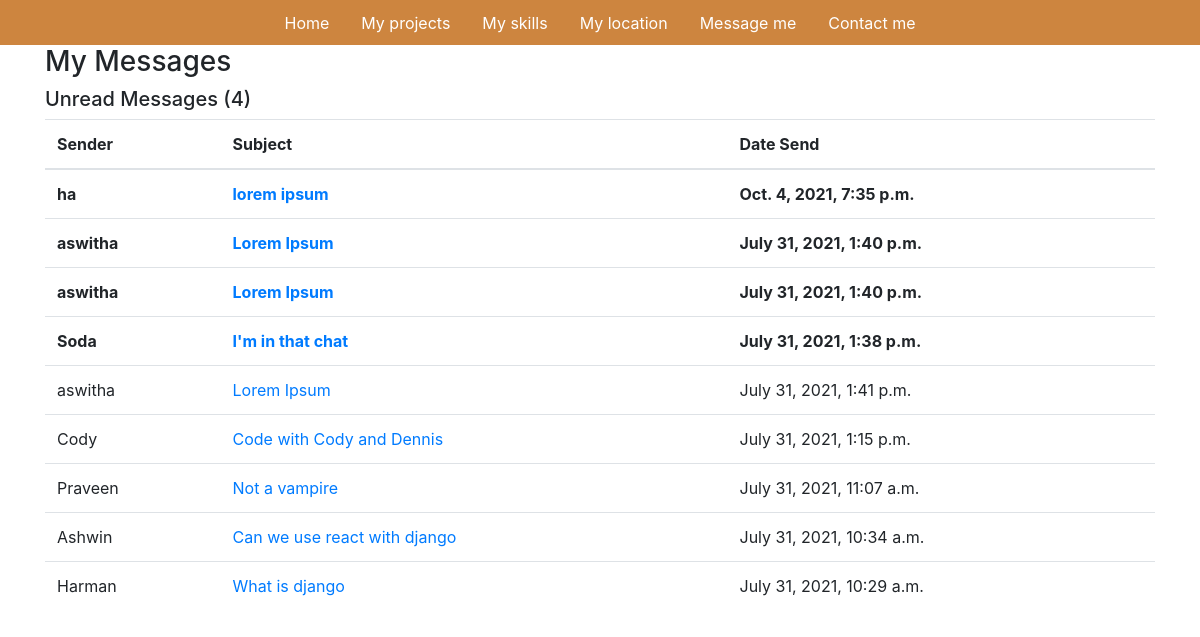
Before: /inbox/ with the older database file.
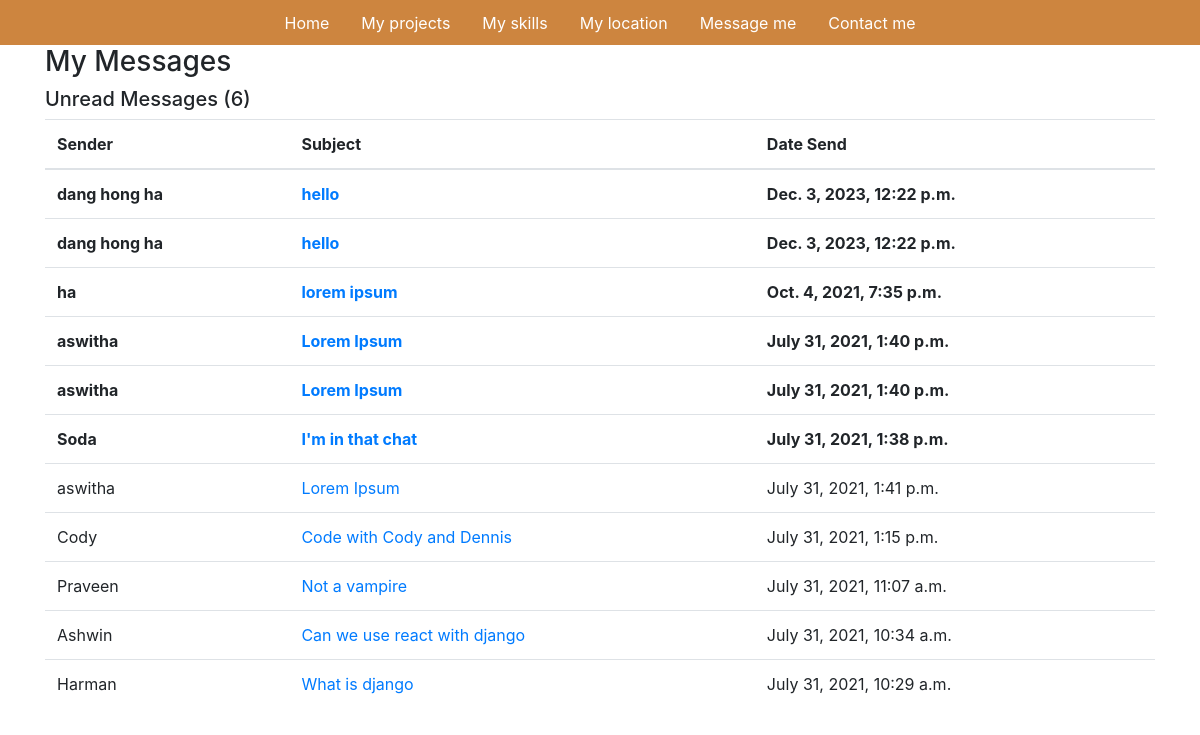
After: the same page with the newer database file.
### base/models.py (models this page shows, shortened)
class Message(models.Model):
    id = models.UUIDField(default=uuid.uuid4, unique=True, primary_key=True, editable=False)
    name = models.CharField(max_length=200, null=True)
    email = models.CharField(max_length=200, null=True)
    subject = models.CharField(max_length=200, null=True)
    body = models.TextField()
    is_read = models.BooleanField(default=False)
    created = models.DateTimeField(auto_now_add=True)
    class Meta:
        ordering = ('-created',)

### base/views.py (the view)
# urls.py: path('inbox/', views.inboxPage, name="inbox"),
def inboxPage(request):
    inbox = Message.objects.all().order_by('is_read', '-created')
    unreadCount = Message.objects.filter(is_read=False).count()
    context = {'inbox': inbox, 'unreadCount': unreadCount}
    return render(request, 'base/inbox.html', context)

### base/templatetags/custom_tags.py (called while the page is built)
@register.simple_tag
def anchor(url_name, section_id):
    return reverse(url_name) + '#' + section_id

### base/templates/base/inbox.html
{% extends "base/main.html" %}
{% load static %}
{% block content %}
<div class="container">
<h3>My Messages</h3>
<h5>Unread Messages ({{ unreadCount }})</h5>
<table class="table">
    <thead>
        <tr>
            <th>Sender</th>
            <th>Subject</th>
            <th>Date Send</th>
        </tr>
    </thead>
    <tbody>
        {% for message in inbox %}
        {% if message.is_read %}
            <tr >
        {% else %}
            <tr style="font-weight: 700;">
        {% endif %}
                <td>{{ message.name }}</td>
                <td><a href="{% url 'base:message' message.id %}">{{ message.subject }}</a></td>
                <td>{{ message.created }}</td>
            </tr>
        {% endfor %}
    </tbody>
</table>
</div>
{% endblock content %}

### base/templates/base/main.html (shortened to what this page needs)
<!DOCTYPE html>
{% load static %}
<html>
<head>
    <link rel="stylesheet" type="text/css" media="screen" href="{% static 'styles/main.css' %}" >
    <link rel="stylesheet" href="https://maxcdn.bootstrapcdn.com/bootstrap/4.0.0/css/bootstrap.min.css">
    <link rel="stylesheet" href="https://cdnjs.cloudflare.com/ajax/libs/font-awesome/4.7.0/css/font-awesome.min.css">
    <link rel="stylesheet" href="https://cdnjs.cloudflare.com/ajax/libs/font-awesome/4.7.0/css/font-awesome.min.css">
</head>
<body>
    {% include 'base/navbar.html' %}
    {% block content %}
    {% endblock %}
</body>
</html>

### base/templates/base/navbar.html
{% load custom_tags %}
<section class="navigation-bar" id="fadeshow1">
    {% if request.user.is_authenticated %}
        <a class="nav-link" href="{% url 'base:home' %}">
            Projects
        </a>
        <a class="nav-link" href="{% url 'base:inbox' %}">
            Inbox
        </a>
        <a class="nav-link" href="{% url 'base:add-project' %}">
            Add Project
        </a>
        <a class="nav-link" href="{% url 'base:add-skill' %}">
            Add Skill
        </a>
    {% else %}
        <a class="nav-link" href="{% url 'base:home' %}">
            Home
        </a>
        <a class="nav-link" href="{% anchor 'base:home' 'my-projects' %}">
            My projects
        </a>
        <a class="nav-link" href="{% anchor 'base:home' 'my-skills' %}">
            My skills
        </a>
        <a class="nav-link" href="{% anchor 'base:home' 'my-location' %}">
            My location
        </a>
        <a class="nav-link" href="{% anchor 'base:home' 'message-me' %}">
            Message me
        </a>
        <a class="nav-link" href="{% anchor 'base:home' 'contact-me' %}">
            Contact me
        </a>
    {% endif %}
</section>

### static/styles/main.css (style rules this page uses)
body { background-color: #E5E5E5; }
.navigation-bar { background-color: #CD853F; height: 45px; display: flex; justify-content: center; align-items: center; }
.nav-link { color: #fff; }

Changed rows visible on the page:
added Message: name "dang hong ha", subject "hello", created "Dec. 3, 2023, 12:22 p.m."
added Message: name "dang hong ha", subject "hello", created "Dec. 3, 2023, 12:22 p.m."
Other visible differences:
{{ unreadCount }}: "4" → "6"
